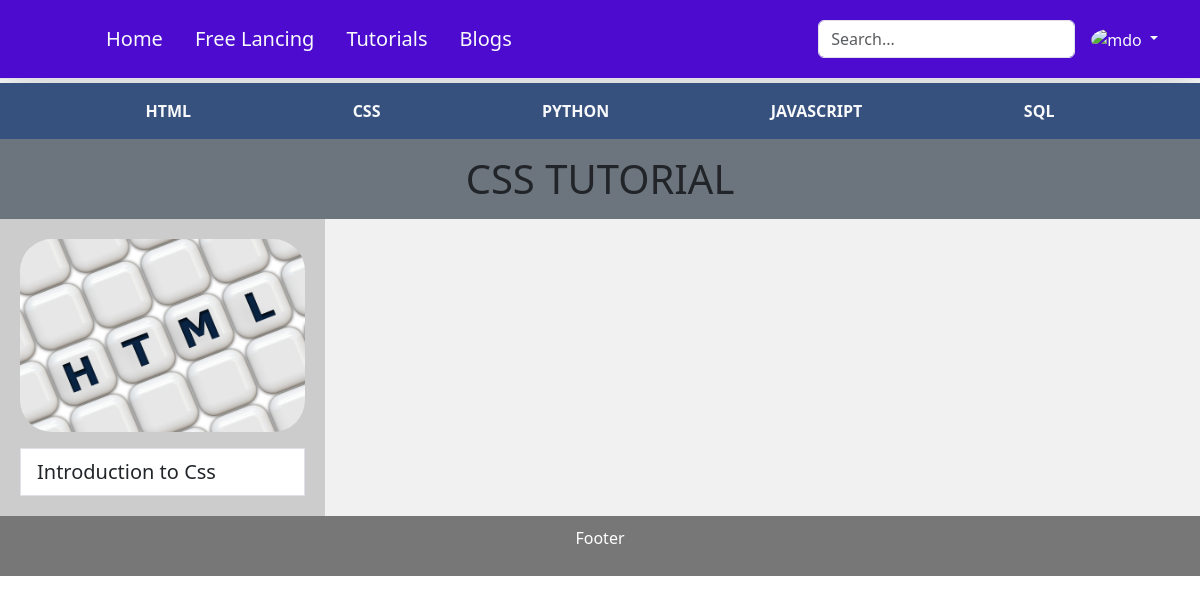
/course/css/, run on the app's committed database.
### codepoint/models.py (models this page shows, shortened)
class Course_Category(models.Model):
    course_name = models.CharField(
        max_length=200, default=None, null=True, blank=True)
    slug = models.CharField(max_length=50, null=False, unique=True)
    desc = models.CharField(max_length=50, null=False)
    date = models.DateTimeField(auto_now=True)
    resource = models.FileField(upload_to='files/resource')
    image = models.ImageField(upload_to='static/image')

class Course_Information(models.Model):
    title = models.CharField(max_length=100, null=True)
    course = models.ForeignKey(
        Course_Category, on_delete=models.CASCADE, null=True)
    course_cat_id = models.CharField(max_length=100, null=True)
    course_content = models.TextField(
        blank=True, max_length=10000, null=True, default="")
    s_no = models.IntegerField(null=True)

### codepoint/views.py (the view)
# urls.py: path('course/<str:slug>/', views.course_informations, name="cour"),
def course_informations(request, slug):
    fetch_dtls = Course_Category.objects.get(slug=slug)
    s_no = request.GET.get('serial_no')
    if s_no is None:
        s_no = 1
    try:
        video = Course_Information.objects.get(course=fetch_dtls, s_no=s_no)
        request.session['name'] = video.title
        print(request.session['name'])
    except:
        return redirect('home')
    context = {
        'fetch_dtls': fetch_dtls,
        'f': video,
        'content': content.get('course_category_obj')
    }
    return render(request, 'html_tutorial.html', context=context)

### codepoint/templates/html_tutorial.html (shortened to what this page needs)
{% extends "base.html" %}
{% load test %}
{% load static %}
{% block content %}
<div class="navbar-heading py-3 d-flex justify-content-evenly sticky-top">
    {% for co_object in content %}
            <a href="/course/{{co_object.slug}}" class="nav-link fs-6 px-3 link-light a_link">{{co_object.course_name}}</a>
    {% endfor %}
</div>
<section class="d-flex justify-content-center bg-secondary" >
  <h2 class="text-uppercase my-3 fs-1 " >{{fetch_dtls.course_name}} Tutorial</h2>
</section>
<section>
  <nav>
    <ul>
      <li>
        <img src="{% static 'images/html5.jpg' %}" alt="" width=100% height=193 class="rounded rounded-5">
      </li>
    </ul>
    <ul class="list-group">
      {% for i in fetch_dtls.course_information_set.all %}
        <li><a href="?serial_no={{i.id}}" class="list-group-item list-group-item-action fs-5" >{{i.title}}</a></li>
      {% endfor %}
    </ul>
  </nav>
  <article>
   </article>
</section>
{% endblock content %}

### codepoint/static/css/style.css (style rules this page uses)
.navbar-heading { text-transform: uppercase; color: #fff; background-color: #37517e; font-weight: bold; }
section { display: -webkit-flex; display: flex; }
nav { -webkit-flex: 1; -ms-flex: 1; flex: 1; background: #ccc; padding: 20px; }
nav ul { list-style-type: none; padding: 0; }
article { -webkit-flex: 3; -ms-flex: 3; flex: 3; background-color: #f1f1f1; padding: 10px; }

### data on the page
Course_Category: course_name "HTML"
Course_Category: course_name "CSS"
Course_Category: course_name "PYTHON"
Course_Category: course_name "JAVASCRIPT"
Course_Category: course_name "SQL"
Course_Information: title "Introduction to Css"
